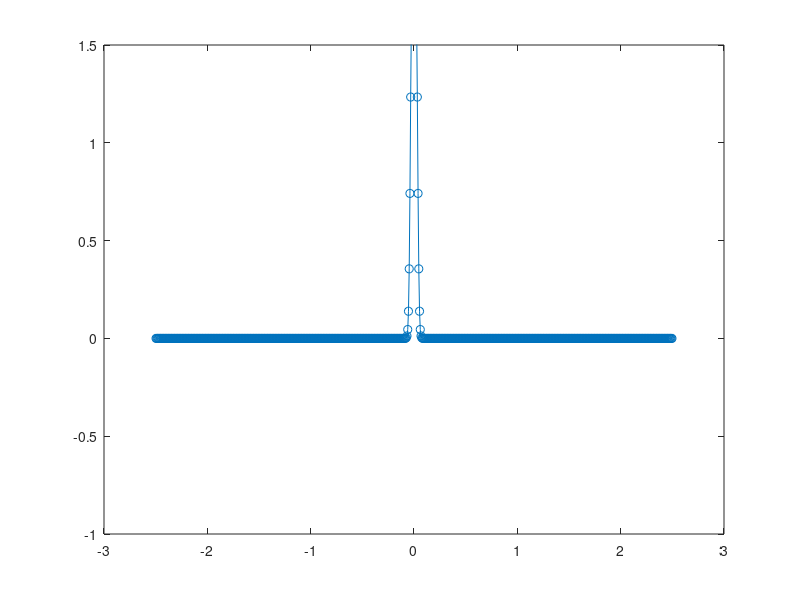

This figure's MATLAB source: (Note: this script raises an error after producing the figure.)
clear
commandwindow
% Simple program for solving the advection equation
%%%%%%%%%%%%
%% Set up parameters
tau=.1; %input('Enter timestep:');
N = 700;% input('Enter N steps:');    
c = 1;                  % Wave speed
L = 5.0;                % Length of domain
h = L/N;                % Space grid size
x = -L/2+h/2+(0:N-1)*h; % Space coordinate
tau = h/c;             % Stability limit
clf
ylim([0, 8]); xlim([1,2]);
title('Floaty Shape', 'Color', 'black', 'FontSize', 25, 'FontName','Goudy Stout')
axis off
text(1.1, 4, '"W" to Float and "S" to Dive', 'Color', 'blue', 'FontSize', 20, 'FontName','HoboSTD' )
text(1.1, 3, 'Good Luck!', 'Color', 'blue', 'FontSize', 20, 'FontName','HoboSTD' )
text(1.1, 2, 'Press any button to continue...', 'Color', 'blue', 'FontSize', 20, 'FontName','HoboSTD' )
lives=1;
xofy = 1.2/h;
b = zeros(N+1,1);
b = b+4;
a = zeros(N+1,1);       % Numerical solution vector
xi = 1:N;               % Index counters
xm = [2:N 1];
xp = [N 1:N-1];
colorshift = 1;
color ='blue';
shapeshift = 0;
shape = 's';
bottom = 5;
top = 5;
space = 50;
level = 0;
c1x=0;
c2x=0;
c1y=0;
c2y=0;
% coins = zeros(20, 2);
% coinsubtract = [-h, 0; -h, 0; -h, 0; -h, 0; -h, 0; -h, 0; -h, 0; -h, 0; -h, 0;-h, 0;-h, 0;-h, 0;-h, 0;-h, 0;-h, 0;-h, 0;-h, 0;-h, 0;-h, 0;-h, 0] 
ylowlimit = 0;
yuplimit = 8;
coinnumber = 0;
CoinCounter = 0;
% Define initial pulse
a=  2./cosh(5*x.^2/h).^2;    % initial bottom pulse
b= - 2./cosh(5*x.^2/h).^2 +7; % initial top pulse
%%%%%%%%%%%%
%% Run the loop
pause;
clf
plot(x,a,'-o'); ylim([-1,1.5]);


coeff_ftcs = -c*tau/(2.*h);
istep = 1;
t=0;
v = 0;
accel = -100;
America = 0;
set(gcf,'CurrentCharacter','@'); % set to a dummy character for flapping
while lives > 0
    lives = lives -1;
%     y= (b(700*h*1.2 +350) + a(700*h*1.2 +350))/2;
    y = (a(round(1.2/h + 700/2 +3))+.1 + (b(round(1.2/h + 700/2 + 3))-.15))/2;
    v = 0;
while((y > a(round(1.2/h + 700/2 +3))+.1) && (y < (b(round(1.2/h + 700/2 + 3))-.15))) | (y > (b(round(1.2/h + 700/2 + 3))+.4)) | (y < (a(round(1.2/h + 700/2 + 3))-.3)); 

if y > 30   % if you go too high, sends you underneath
    y = -20;
elseif y< -30 %if you go too low, sends you up top
    y = 20;
end

if rem(istep +9999, 10000) ==0    
     [u, Fs] = audioread('SuperMarioBros.mp3');
     player = audioplayer(u, Fs);
     play(player);   
end

  k=get(gcf,'CurrentCharacter');    %% Flap! check for key to change velocity
  if k~='@' % has it changed from the dummy character?
    set(gcf,'CurrentCharacter','@'); % reset the character
    %process the key 
    if k=='w'
        v = 11.7;
    elseif k=='s'
        v = v - 10;   % DIVE
    elseif k =='o' % Easter Egg
         b(500:600) = 0;
    elseif k=='m'
     stop(player);
     [l, Fl] = audioread('Amerika.mp3');
     player = audioplayer(l, Fl);
     play(player);
     America = 1;
    elseif k=='l'
        a(500:600) = 7;
    end
  end
    text(1.2, 15, 'Fly away! Be Free!','FontSize', 20);
                    % Lax-Wendroff method
    a(xi) = 1.0*(a(xi) + coeff_ftcs*(a(xp)-a(xm))+ (2*(coeff_ftcs)^2)*(-2*a(xi)+a(xp)+a(xm)));  % Bottom avection
    b(xi) = 1.0*(b(xi) + coeff_ftcs*(b(xp)-b(xm))+ (2*(coeff_ftcs)^2)*(-2*b(xi)+b(xp)+b(xm)));  % Top avection 
    b(400) = 7;  % Erase past top barriers
    a(400) = 0;  % Erase past bottom barriers
    v = v + accel*tau;  %new velocity
    y = y + v*tau;  %new position
   


    istep = istep +1;
    
    if rem(istep, 500) == 0
        level = level + 1;
        text(1.3, 4, 'LEVEL UP!', 'Color', 'black', 'FontSize', 35);
        if level < 10
            space = space - 3;
        end
    end
    
    figure(1)
    plot(x,a,'-', 'LineWidth', 5); ylim([ylowlimit, yuplimit]); xlim([1,2])
    hold on  
    plot(x,b,'-', 'LineWidth', 5); 
    score='SCORE ';
    text(1.5, 7.5, [score, num2str(istep), '  LEVEL ', num2str(level)], 'Color', 'blue', 'FontSize', 20, 'FontName','HoboSTD' );
    text(1, 7.5, ['Coins ', num2str(CoinCounter)], 'Color', 'blue', 'FontSize', 20, 'FontName','HoboSTD' );
    text(1.2, 7.5, ['Lives ', num2str(lives)], 'Color', 'blue', 'FontSize', 20, 'FontName','HoboSTD' );
    plot(1.2, y ,shape,'MarkerFaceColor',color, 'MarkerEdgeColor', color, 'MarkerSize', 20);
    title('Floaty Shape', 'Color', 'black', 'FontSize', 25, 'FontName','Goudy Stout');
    axis off
    
    
    
     r3 = round(rand * 50);      % Idea to collect coins for more points
     if r3 == 1 && c1x < 1
         c1x = 2.1;
         c1y = max(a(round(2.1*700*h + 320):round(2.1*700*h +370))) + 2;
     end
     c1x = c1x - h;
     plot(c1x, c1y, 'o', 'MarkerSize', 10,'MarkerFaceColor',[1,.87,.27] );   
     if c1x < 1.25 & c1x > 1.15 & abs(c1y - y) < .3
         CoinCounter = CoinCounter +1;
         c1x = 0;
     end
    if CoinCounter == 5
        CoinCounter = CoinCounter -5;
        lives = lives +1;
    end
    hold off
    pause(.01);
    x0(istep)=a(1);
    t = tau + t;
    time(istep) = t;
    c=c+.1;
    
    
    
    r1 = rand * 4.5;
    r2 = rand * 4.5;
  
    bottom = bottom + 1;
    top = top +1;
    if r1 + r2 > 6
        continue 
    else
        if round(r1*5) == 1 & bottom > 10 & top > 10 & (6-r1)+ top > space
            b= b +(-(r2)*(1./cosh(5*x.^2/h).^2));
            bottom = 0;
        end
        if  round(r2*5)== 1 & top > 10 & bottom > 10 & (6-r2)+ bottom > space
            a= a + (r1)*1./cosh(5*x.^2/h).^2;
            top = 0;
        end
    end
    
    

    

    if rem(istep, 500) == 0
        shapeshift = shapeshift + 1;
        if rem(shapeshift,6) == 0
            shape = 's';
        elseif rem(shapeshift,6) == 1
            shape = 'o';
        elseif rem(shapeshift,6) == 2
            shape = 'd';
        elseif rem(shapeshift,6) == 3
            shape = 'h';
        elseif rem(shapeshift,6) == 4
            shape = 'x';
        elseif rem(shapeshift,6) == 5
            shape = '*';
        end
        
    end   
  if America == 1 %Shape is a star when Amerika plays
      shape = 'p';
  end
    
    

    if rem(istep, 7) == 0
        colorshift = colorshift + 1;
        if rem(colorshift,6) == 0
            color = 'r';
        elseif rem(colorshift,7) == 1 
            if America == 1
                continue
            else
            color = 'g';
            end
        elseif rem(colorshift,7) == 2 
            color = 'b';
        elseif rem(colorshift,7) == 3 
             if America == 1 
                continue
            else
            color = 'c';
             end
        elseif rem(colorshift,7) == 4 
             if America == 1
                continue
            else
            color = 'm';
             end
        elseif rem(colorshift,7) == 5 
             if America == 1
                continue
            else
            color = 'y';
             end
        elseif rem(colorshift, 7) ==6 && America == 1
            color = 'white';
            
        end
    end
    
    
    
     if  y > 8 | y < 0;     
         ylowlimit = y-3.5;   %%Sets view to follow you when you escape
         yuplimit = y+3.5;
    
     else
         ylowlimit = 0;
         yuplimit = 8;
     end

end

if lives > 0
text(1.0, 4, '\bf We''re dead!  We''re dead!', 'Color', 'black', 'FontSize', 20);
text(1.0, 3.5, '\bf We survived! But we''re dead!', 'Color', 'black', 'FontSize', 20);
text(1.0, 2, '\bf Press any key to continue.', 'Color', 'black', 'FontSize', 20);
pause
end


end
stop(player);
     [q, Fq] = audioread('SadTrombone.mp3');
     Trombone = audioplayer(q, Fq);
     play(Trombone); 
text(1.2, 4, '\bf GAME OVER', 'Color', 'black', 'FontSize', 35);
text(1.4, 2.7, '\bf LOSER', 'Color', 'black', 'FontSize', 35, 'FontName', 'Arial Black', 'FontWeight', 'bold', 'Rotation', 20);
